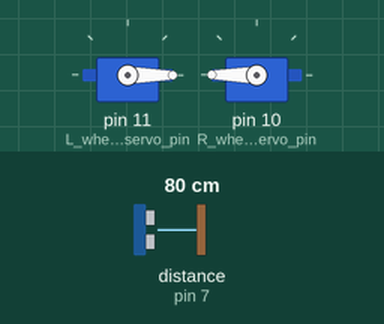
Simulated run of this sketch. Board: Arduino Uno, built with avr-gcc and run on an emulated ATmega328P. Shown: 2 × servo. Wiring (inferred from the names in the program): ultrasonic range finder: trigger pin 8; echo pin 7. Inputs (shaded band) come from the test bench; at power-on: distance to the obstacle (sensor on pin 7) 80 cm. The echo pulse lasts 58.3 µs per cm; random numbers use the default seed unless the sketch sets one.

Above: at 1.2 s.
1.3 s: distance to the obstacle (sensor on pin 7) set to 19 cm
2.8 s: distance to the obstacle (sensor on pin 7) set to 16 cm
At 4.0 s:
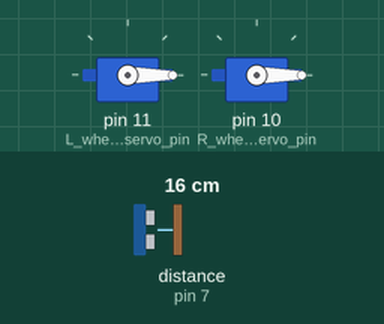
4.3 s: distance to the obstacle (sensor on pin 7) set to 18 cm
At 6.0 s:
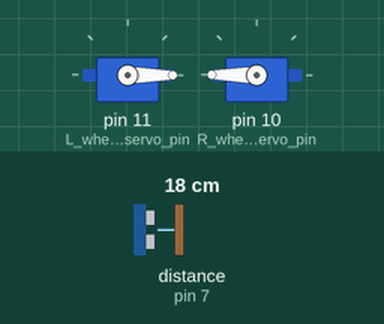
6.3 s: distance to the obstacle (sensor on pin 7) set to 2 cm
At 7.0 s:
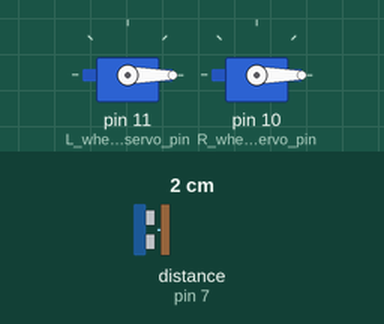
Timing chart, 0 to 8.8 s (numbered marks = the images above; inputs shaded):
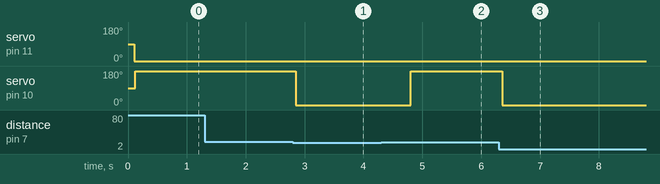

Measured:
- the behaviour switches between 18 and 17 cm on distance to the obstacle (sensor on pin 7) (found by bisection; images 0 and 1)
- after the input at 1.3 s, every drawn part: stays the same
- after the input at 2.8 s, servo on pin 10 (R_wheel_servo_pin): 180° → 0° after 0.05 s
- after the input at 4.3 s, servo on pin 10 (R_wheel_servo_pin): 0° → 180° after 0.50 s
- after the input at 6.3 s, servo on pin 10 (R_wheel_servo_pin): 180° → 0° after 0.06 s

The sketch:

Humbot_S_avoid_obstacles.ino
```cpp
// (licence header left out)
/*
-----------------------------------------------------------------------------
-----------       HUMBOT SARGANTANA AVOID OBSTACLES BASIC  ------------------
-----------------------------------------------------------------------------

-----------------------------------------------------------------------------
-----------------             DESCRIPTION            ------------------------
-----------------------------------------------------------------------------
This program allows Humbot Sargantana to avoid obstacles thanks to its
ultrasonic sensor.

Remember that we give you this programa to make it easy for you to play with
the robot but we encourage you to modify it and try new things. You can
modify every line of the code but we indicate you some lines that
are easier to change. You will see that these zones are surrounded by
several hashtags (########################) and EASY MODIFICATION ZONE text.
-----------------------------------------------------------------------------

-----------------------------------------------------------------------------
---------------                DETAILS                 ----------------------
-----------------------------------------------------------------------------
--  Program: Avoid obstacles basic
--  Version: 2.00b (beta version, it may containt some bugs or errors)
    1.00 First working version
    1.10 Added random turn
    1.20 Added tolerance for measurements
    2.00 Improved obstacles detection
--  Date: 06-04-17
--  Authors: Cristobal Selma, Maria Garcia

-----------------------------------------------------------------------------
-----------                PROGRAM                 -----------------
-----------------------------------------------------------------------------

/*--LIBRARIES----------------------------------------------------------------
We neeed to include libraries to be able to use servos
*/
#include <Servo.h>

//Definition of the values and speed to make the wheels move
#define stop_wheel 90
#define forward_left_wheel 0
#define backward_left_wheel 180
#define forward_right_wheel 180
#define backward_right_wheel 0


/*--VARIABLES----------------------------------------------------------------
Definition of pin numbers where sensors and actuators will be connected
Initially we use these, but they can be changed at your convinience.*/
#define L_wheel_servo_pin 11   //Left wheel servo
#define R_wheel_servo_pin 10   //Right wheel servo
#define TRIG_PIN 8             //Trigger pin
#define ECHO_PIN 7             //Echo pin

//#################### EASY MODIFICATION ZONE ###############################
//###########################################################################
float TOO_CLOSE = 1000;  //Distance at which the robot will turn
#define TURN_TIME 500 //Amount of time (ms) that the robot will be turning
//###########################################################################
//###########################################################################

//Create servo objects for each servo
  Servo L_wheel_servo;
  Servo R_wheel_servo;

//Other variables
  int servo_delay = 20; //Time for the servo to make his function
  int read_Time =100; //Time interval between reading distance

/*
-----------------------------------------------------------------------------
-------------             SETUP-CONFIGURACION          --- ------------------
-----------------------------------------------------------------------------
The setup function runs once every time that the board initializes or
reset button is pushed. It's used to iniciate variables or to setup
different options.
-----------------------------------------------------------------------------
*/
void setup()
{
//Setup servos
   L_wheel_servo.attach(L_wheel_servo_pin);
   R_wheel_servo.attach(R_wheel_servo_pin);

//Setup as input or output for the pins
   pinMode(TRIG_PIN, OUTPUT);
   pinMode(ECHO_PIN, INPUT);
}
/*
-----------------------------------------------------------------------------
-----------             LOOP-BUCLE            ------------------
-----------------------------------------------------------------------------
The main part of the program is called LOOP and it runs indefinitely.
-----------------------------------------------------------------------------
*/
void loop()
{
//Function that reads the ultrasonic sensor and resturns distance in cm
  int dataOk=0;
  float distance;
  delay(read_Time);
  for (int i = 0; i < 3 && dataOk != 1; i++) {
  digitalWrite(TRIG_PIN, LOW);
  delayMicroseconds(2);
  digitalWrite(TRIG_PIN, HIGH);
  delayMicroseconds(10);
  digitalWrite(TRIG_PIN, LOW);
  distance = pulseIn(ECHO_PIN, HIGH);
    if (distance!=0){
    dataOk=1;
    }
  }
//Check if an obstacle is too close, then turn
if (distance < TOO_CLOSE && distance!=0){
  turn_around(random(TURN_TIME-200,TURN_TIME+200));
  }
    else{
    go_forward();
    }

}

/*
-----------------------------------------------------------------------------
--------------------             FUNCTIONS            -----------------------
-----------------------------------------------------------------------------
When we work with code, it's important to divide the code in functions.
These functions can be called from different parts of the program.
-----------------------------------------------------------------------------
*/
//Stop function
  void Stop()     {
    L_wheel_servo.write(stop_wheel);//Stop left servo
    delay(servo_delay);//we give time for the servo to act
    R_wheel_servo.write(stop_wheel);//Stop right servo
    delay(servo_delay);//we give time for the servo to act
  }

//Turn around
  void turn_around(int time)  {
    L_wheel_servo.write(forward_left_wheel);//Run left servo
    delay(servo_delay);//we give time for the servo to act
    R_wheel_servo.write(backward_right_wheel);  //Stop right servo
    delay(servo_delay);//we give time for the servo to act
    delay(time);
  }

//Move forward
  void go_forward()   {
    L_wheel_servo.write(forward_left_wheel);//Run left servo
    delay(servo_delay);//we give time for the servo to act
    R_wheel_servo.write(forward_right_wheel);  //Run right servo
    delay(servo_delay);//we give time for the servo to act
  }
```
